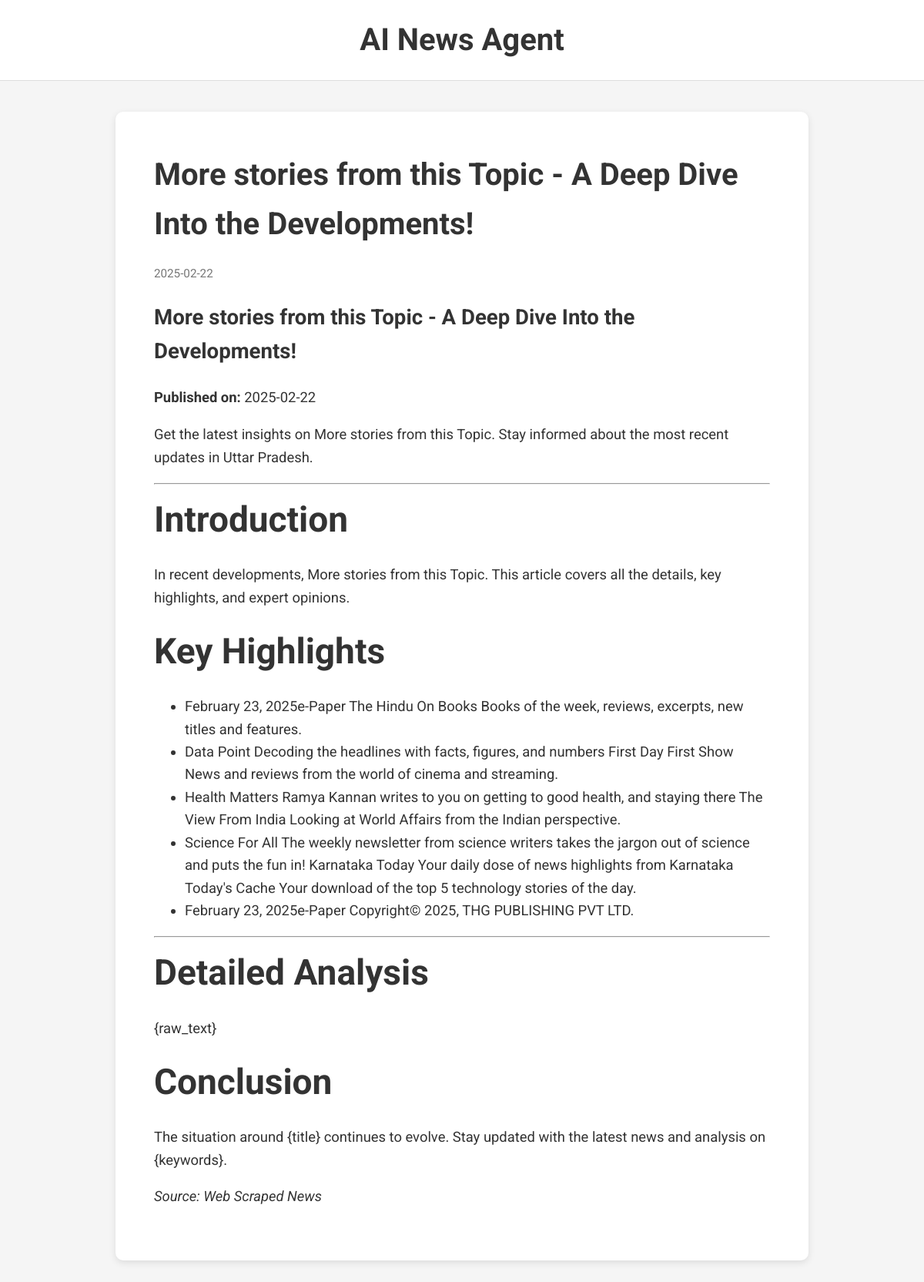
The app's page /article/2 with its own data.
### tables this page shows
CREATE TABLE articles (
        id INTEGER PRIMARY KEY AUTOINCREMENT,
        topic TEXT NOT NULL,
        sub_topic TEXT,
        title TEXT NOT NULL,
        url TEXT,
        raw_text TEXT,
        full_post TEXT,  -- Full blog post content
        seo_title TEXT,
        seo_keywords TEXT,
        meta_description TEXT,  -- Add meta description column
        date TEXT,
        published INTEGER DEFAULT 0
    );

### publisher.py (the view)
        @self.app.route("/article/<int:article_id>")
        def article(article_id):
            conn = sqlite3.connect(self.db_path)
            c = conn.cursor()
            c.execute(
                """
                SELECT seo_title, full_post, date, seo_keywords
                FROM articles
                WHERE id = ? AND published = 1
                """,
                (article_id,),
            )
            article_data = c.fetchone()
            conn.close()
            if article_data:
                seo_title, full_post, date, seo_keywords = article_data
                return render_template(
                    "article.html",
                    title=seo_title,
                    content=full_post,
                    date=date,
                    seo_keywords=seo_keywords,
                    meta_description=full_post[:150],  # Meta description from first 150 chars
                )
            abort(404)  # Return proper 404 page

### templates/article.html (shortened to what this page needs)
<!DOCTYPE html>
<html lang="en">
<head>
    <link rel="stylesheet" href="/static/style.css">
</head>
<body>
    <header>
        <h1><a href="/">AI News Agent</a></h1>
    </header>
    <main class="article-content">
        <h2>{{ title }}</h2>
        <p class="date">{{ date }}</p>
        <div class="content">{{ content | safe }}</div>
    </main>
</body>
</html>

### static/style.css (style rules this page uses)
body { font-family: 'Roboto', sans-serif; margin: 0; padding: 0; background-color: #f5f5f5; color: #333; line-height: 1.6; }
header { background-color: #fff; padding: 20px; border-bottom: 1px solid #ddd; text-align: center; }
header h1 { margin: 0; font-size: 2.5em; font-weight: 700; }
header h1 a { text-decoration: none; color: #333; }
main { max-width: 800px; margin: 40px auto; padding: 0 20px; }
.date { color: #777; font-size: 0.95em; margin: 0 0 15px; }
.article-content { background-color: #fff; padding: 50px; border-radius: 10px; box-shadow: 0 3px 10px rgba(0,0,0,0.1); }
.article-content h2 { font-size: 2.5em; margin: 0 0 20px; }
.content { font-size: 1.15em; }

### records on screen
articles: seo_title "More stories from this Topic - A Deep Dive Into the Developments!", date "2025-02-22", full_post "More stories from this Topic - A Deep Dive Into the Developments! Published on: 2025-02-22 Get the latest insights on More stories from this Topic. Stay informed about the most recent updates in Uttar Pradesh. Introduction In recent developments, More stories from this Topic. This article covers all the details, key highlights, and expert opinions. Key Highlights February 23, 2025e-Paper The Hindu On Books Books of the week, reviews, excerpts, new titles and features. Data Point Decoding the headlines with facts, figures, and numbers First Day First Show News and reviews from the world of cinema and streaming. Health Matters Ramya Kannan writes to you on getting to good health, and staying…"
